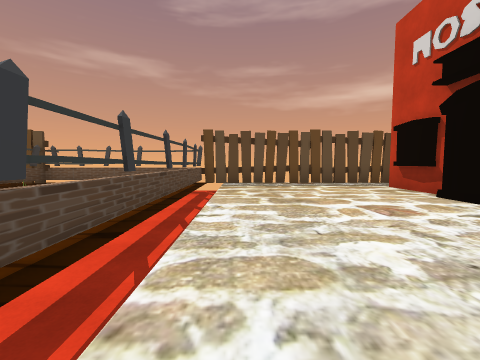
[1] (above)

24 first-person views from a walk through a scene from a Unity 3-D project. The camera is 1.2 m above the floor, tilts 4° down and sees 90° across. The floor is counted in squares, 2 m on a side. Each view is taken from the middle of a square. On the plan, view 1 faces up. The plan holds only what a view shows up to about 9 squares ahead; the rest is blank. The place goes on beyond the plan. The player is left out. Some animated figures are left out. Some surface patterns are stand-ins.

[2]
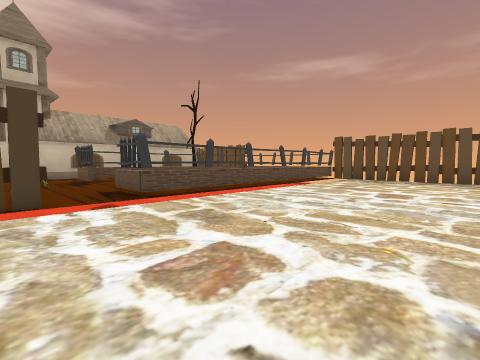

[3]
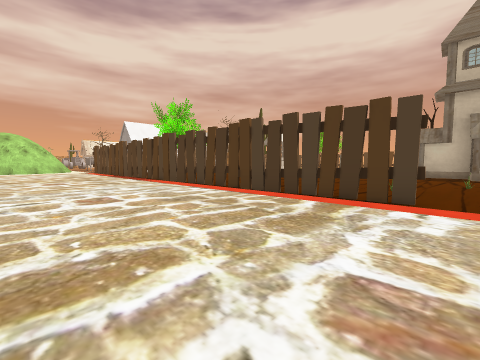

[4]
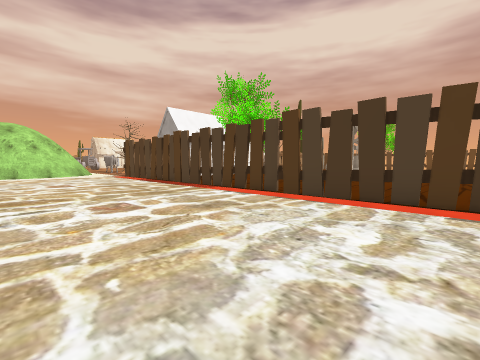

[5]
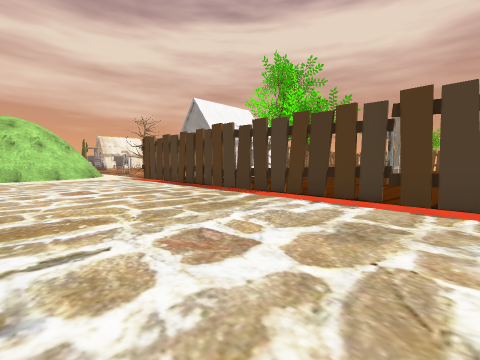

[6]
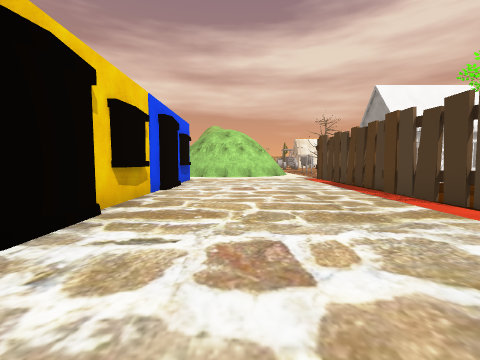

[7]
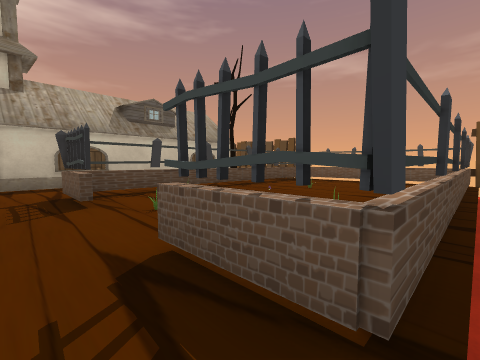

[8]
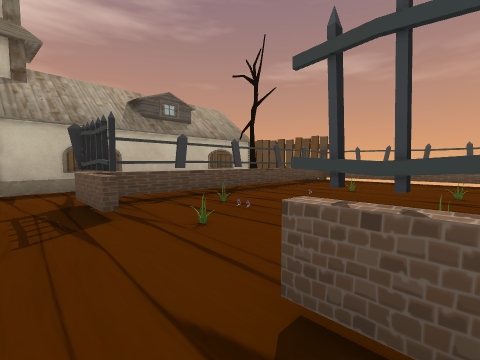

[9]
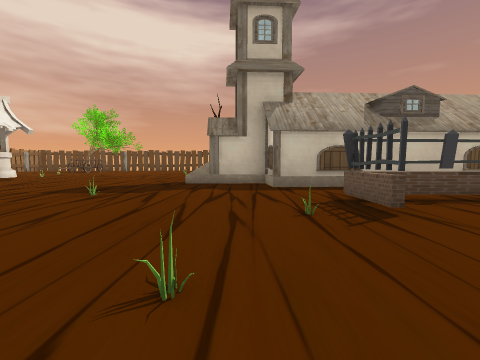

[10]
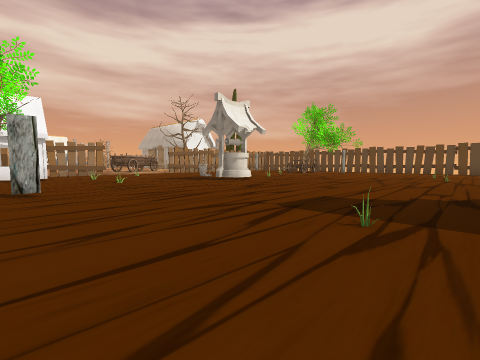

[11]
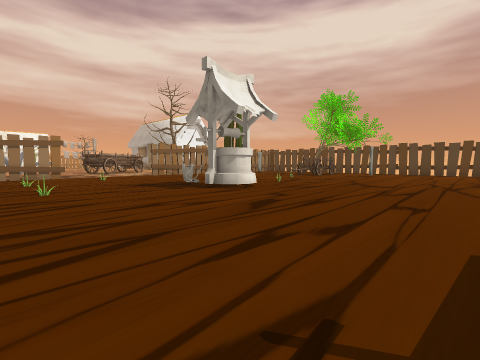

[12]
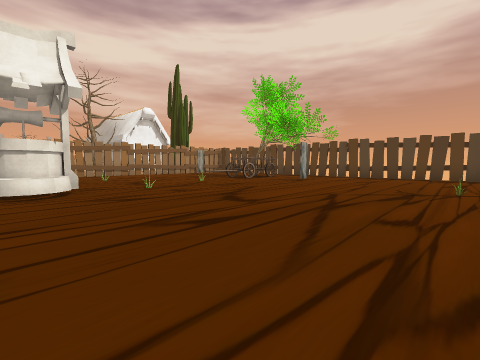

[13]
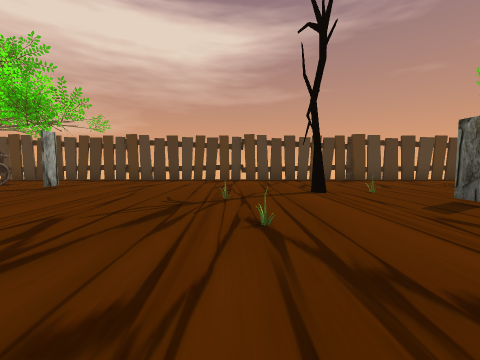

[14]
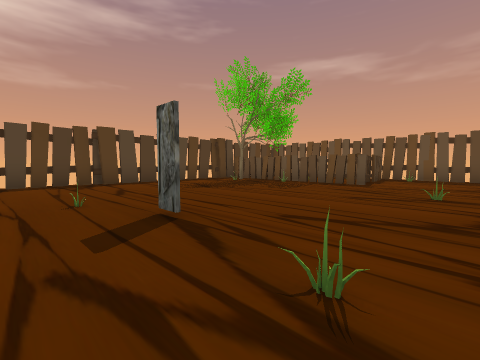

[15]
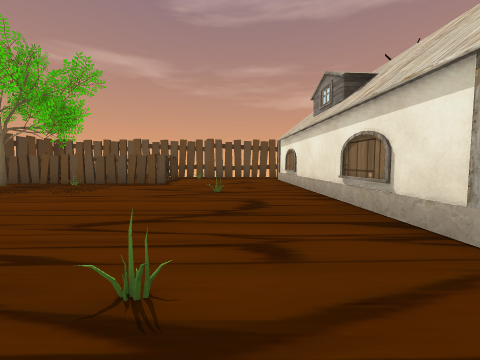

[16]
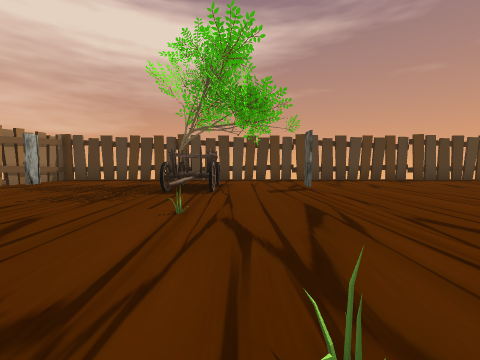

[17]
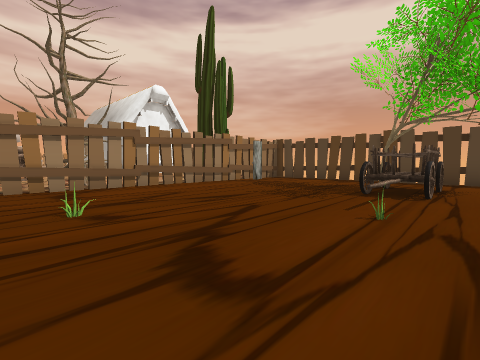

[18]
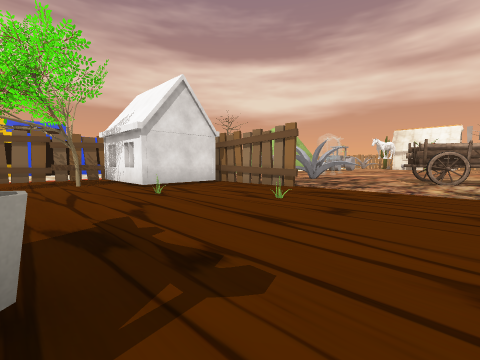

[19]
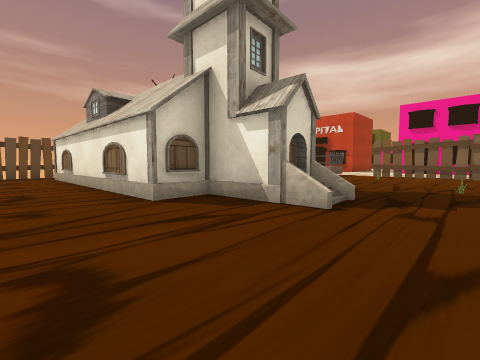

[20]
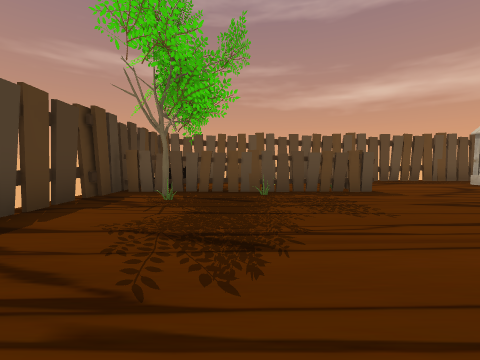

[21]
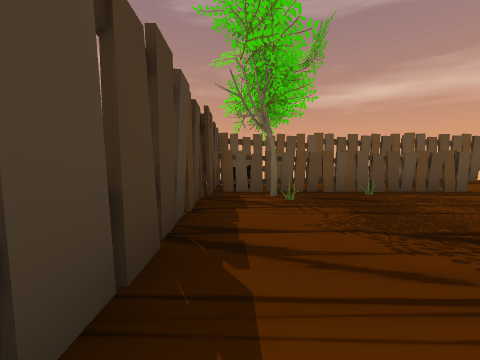

[22]
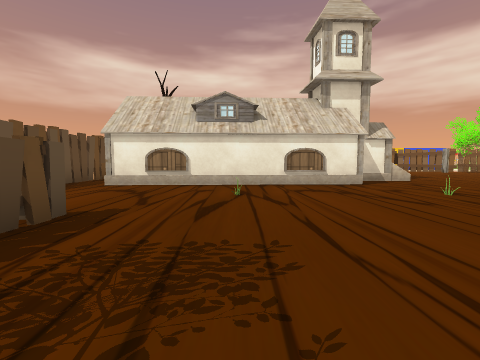

[23]
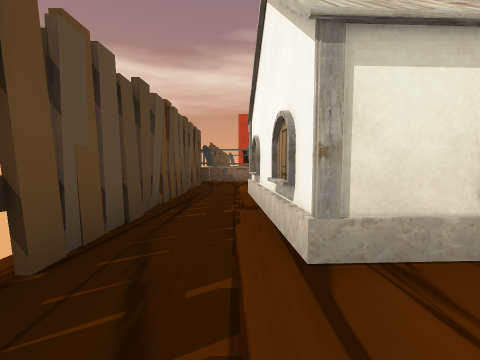

[24]
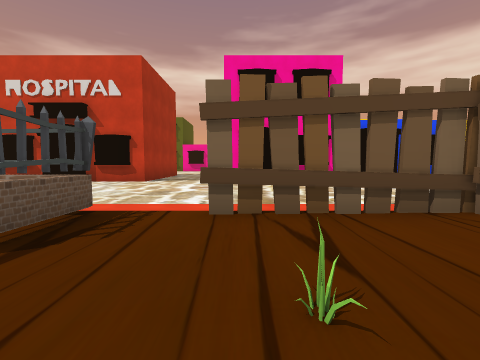

### Floor plan
Key: @ floor where view 1 was taken; # wall or solid block; . main floor; : floor 0.25 m higher than the main floor; / step, stairs or slope; = window, fence, low wall or low ledge; T thing the floor can be seen under or through; R tree; H house; F fence; O other object.
Columns run from 21 left of view 1 to 5 right of it. Each row starts with its distance up from view 1.
  8       #####################
  7 #####FO........#....#.....
  6 # R..F.........#....#....#
  5 #:.. F....###R.=....T....#
  4 #OOOOO....# ##.#.O.OT....#
  3 #.O.......#  #.#....T....#
  2 #.......O.#  #.=...OT....#
  1 #.........#  #.#OO..T....##
  0 #.........#  #.##O.TT@.....
 -1 #.........####..O.........
 -2 #...O.#.O..##.....O.T....#
 -3 #...R......##.......T....#
 -4 #...................T....#
 -5 #....O.O.......O....T....#
 -6 #...................T....H
 -7 #...................T....H
 -8 #...................T....H
 -9 #..#................T....
-10 #..........O.....#..T....H
-11 #.......O.OO.....R..T....H
-12 #.OOOOO....O..O.....T....H
-13 #.R.................T....H
-14 #.......O......O....T....H
-15 #...........O...##=.T....H
-16 #...............## .T....H
-17 ##########....####  #....
-18        ........      ....
-19        RR......O      ###
-20         R....O.O       //

Positions as (right, up) in squares from view 1, and headings:
1: (0, 0), facing up
2: (3, -2), facing up-left
3: (3, -1), facing down-left
4: (3, -6), facing down-left
5: (3, -8), facing down-left
6: (2, -8), facing down
7: (-1, -1), facing up-left
8: (-2, -1), facing up-left
9: (-2, -2), facing left
10: (-4, -4), facing down-left
11: (-6, -6), facing down-left
12: (-10, -5), facing down-left
13: (-12, -5), facing left
14: (-13, -3), facing up-left
15: (-13, -3), facing up
16: (-12, -11), facing left
17: (-12, -11), facing down-left
18: (-11, -12), facing down-right
19: (-13, -5), facing up-right
20: (-18, -1), facing up
21: (-20, -1), facing up
22: (-18, 2), facing right
23: (-13, 6), facing right
24: (-4, -2), facing right
